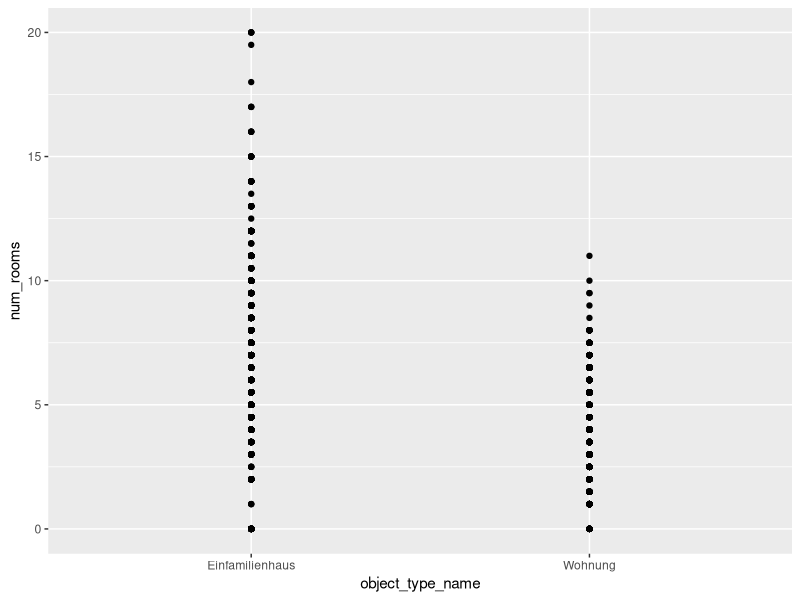
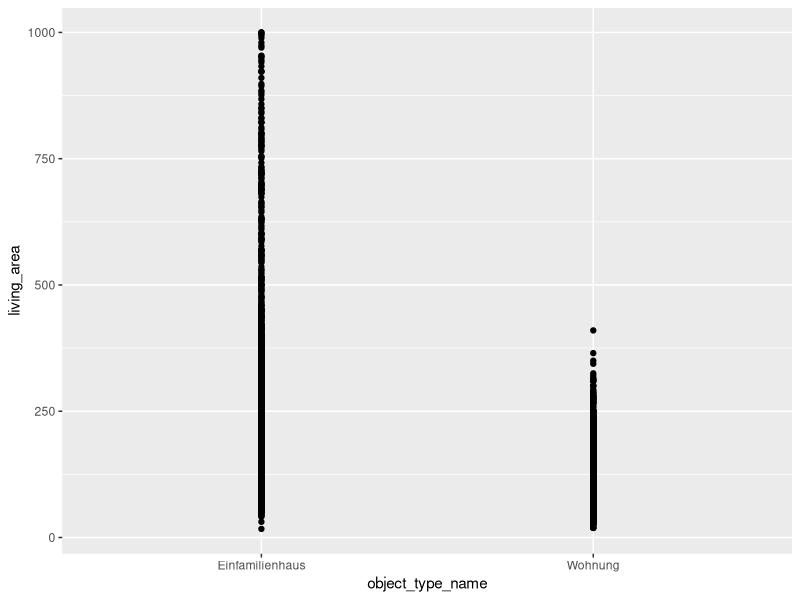
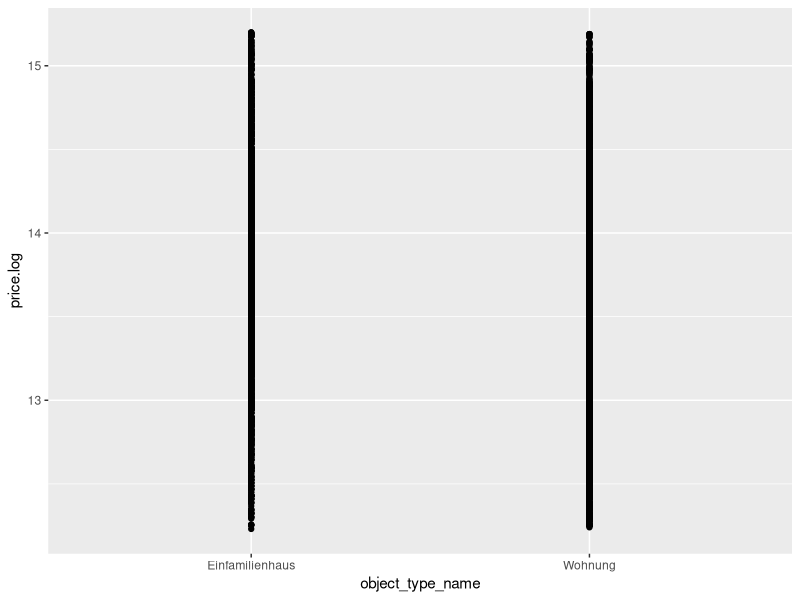
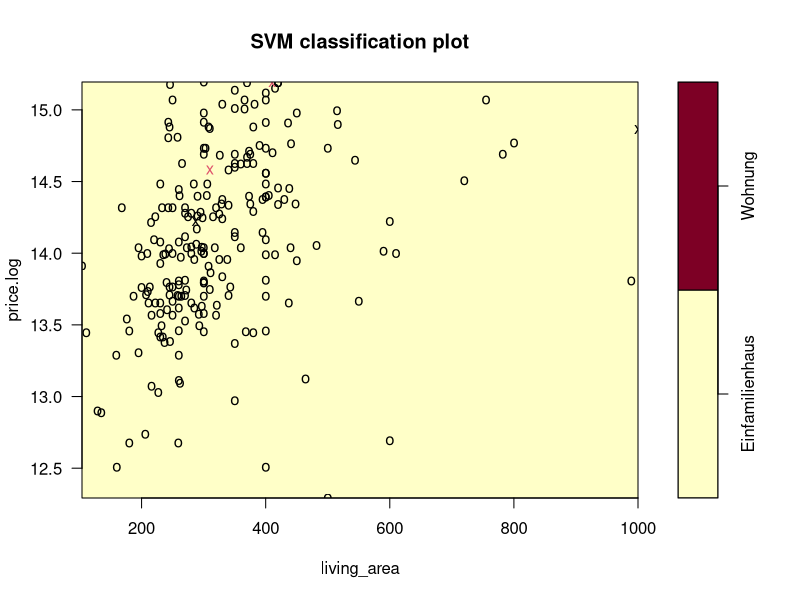
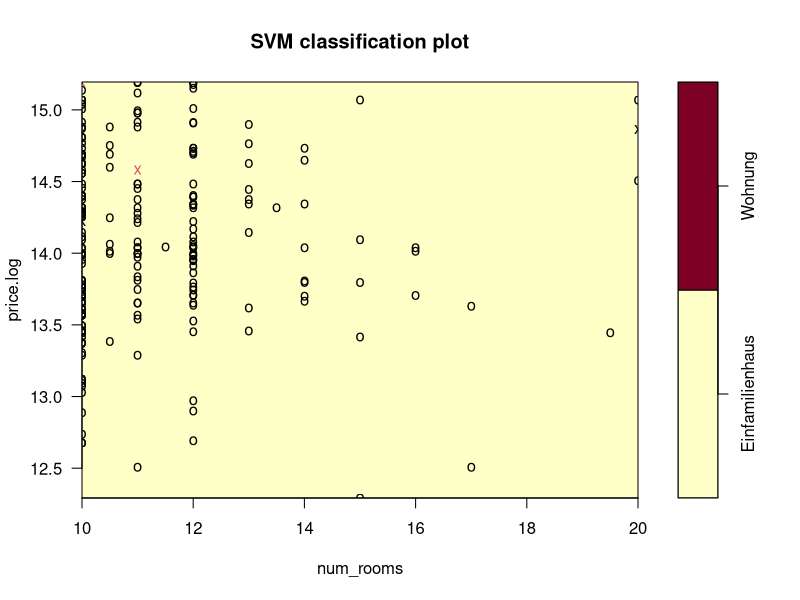

Source code (R) for these figures, in order: (Note: a time limit stopped this script after it produced the figures.)
## ---- chunk 1
library(tidyverse)
library(e1071)  


house_data <- read_csv("../01_data/house_data.csv")
house_data$object_type_name <- as.factor(house_data$object_type_name)
house_data <- house_data %>% select(object_type_name,
                                    build_year,
                                    living_area,
                                    zipcode,
                                    municipality_name,
                                    num_rooms,
                                    travel_time_private_transport,
                                    travel_time_public_transport,
                                    number_of_buildings_in_hectare,
                                    number_of_apartments_in_hectare,
                                    number_of_workplaces_in_hectare,
                                    population_in_hectare,
                                    water_percentage_1000,
                                    price)

# Log-Transform dependent variable
house_data$price.log <- log(house_data$price)
# Fix the predictors zipcode and num_rooms to be a factor
house_data$zipcode.fac <- factor(house_data$zipcode)
house_data$num_rooms.fac <- factor(house_data$num_rooms)


## ---- chunk 2


house_data <- house_data %>% filter(object_type_name ==  "Einfamilienhaus"|object_type_name ==  "Wohnung")
house_data <- house_data %>% filter(living_area <= 1000)
house_data <- house_data %>% filter(num_rooms <= 20)

house_data <- house_data %>%  droplevels()
house_data$object_type_name %>%  unique()

## 75% of the sample size
smp_size <- floor(0.75 * nrow(house_data))

## set the seed to make your partition reproducible
set.seed(1)
train_ind <- sample(seq_len(nrow(house_data)), size = smp_size)
house_train <- house_data[train_ind, ]
house_test <- house_data[-train_ind, ]

## ---- chunk 3
ggplot(house_data, aes(y=num_rooms, x=object_type_name)) + geom_point()
## ---- chunk 4
ggplot(house_data, aes(y=living_area, x=object_type_name)) + geom_point()
## ---- chunk 5
ggplot(house_data, aes(y=price.log, x=object_type_name)) + geom_point()
## ---- chunk 6
number_of_observations <- 200
cost_range <- c(0.000005, 0.005,0.1,1,10,100,1000,10000)
svm.models <- tune(
  svm,
  object_type_name ~ price.log + living_area + num_rooms,
  data = house_train %>% top_n(number_of_observations),
  kernel = "linear",
  ranges = list(cost = cost_range),
  scale = TRUE)

svm.models <- svm.models$best.model
summary(svm.models)


## ---- chunk 7
plot(x = svm.models, data = house_train %>% top_n(number_of_observations), formula = price.log ~ living_area)
## ---- chunk 8

plot(x = svm.models, data = house_train %>% top_n(number_of_observations), formula = price.log ~ num_rooms)

## ---- chunk 9

table(predict = predict(svm.models, house_train),truth = house_train$object_type_name)
## ---- chunk 10
number_of_observations <- 10000
cost_range <- c(0.000005, 0.005,0.1,1,10,100,1000,10000)
svm.models <- tune(
  svm,
  object_type_name ~ price.log + living_area + num_rooms,
  data = house_train %>% top_n(number_of_observations),
  kernel = "sigmoid",
  ranges = list(cost = cost_range),
  scale = TRUE)
svm.models <- svm.models$best.model
summary(svm.models)


## ---- chunk 11
plot(x = svm.models, data = house_train %>% top_n(number_of_observations), formula = price.log ~ living_area)
## ---- chunk 12

plot(x = svm.models, data = house_train %>% top_n(number_of_observations), formula = price.log ~ num_rooms)

## ---- chunk 13

table(predict = predict(svm.models, house_train),truth = house_train$object_type_name)
## ---- chunk 14
number_of_observations <- 1000
cost_range <- c(0.000005, 0.005,0.1,1,10,100,1000,10000)
svm.models <- tune(
  svm,
  object_type_name ~ price.log + living_area + num_rooms,
  data = house_train %>% top_n(number_of_observations),
  kernel = "radial",
  ranges = list(cost = cost_range),
  scale = TRUE)

svm.models <- svm.models$best.model
summary(svm.models)



## ---- chunk 15
plot(x = svm.models, data = house_train %>% top_n(number_of_observations), formula = price.log ~ living_area)
## ---- chunk 16

plot(x = svm.models, data = house_train %>% top_n(number_of_observations), formula = price.log ~ num_rooms)

## ---- chunk 17

table(predict = predict(svm.models, house_train),truth = house_train$object_type_name)
